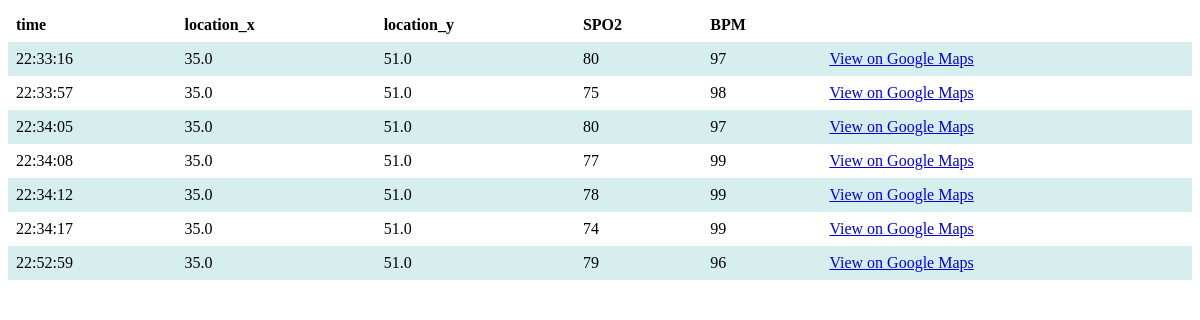
Page /table/ on the earlier database version.
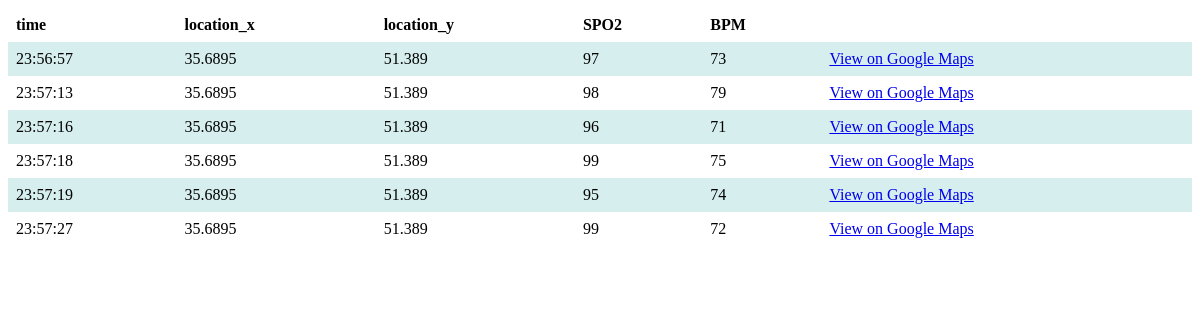
Same page on the later database version.
### app/models.py (models this page shows, shortened)
class HealthHistory(models.Model):
	location_x = models.FloatField()
	location_y = models.FloatField()
	SPO2 = models.IntegerField(default=0)
	BPM = models.IntegerField(default=0)
	created_at = models.DateTimeField(auto_now_add=True, auto_now=False, null=True)

### app/views.py (the view)
def table_view(request):
    health_history_data = HealthHistory.objects.all()
    context = {'health_history': health_history_data}
    return render(request, 'table_conventional.html', context)

### app/templates/table_conventional.html (shortened to what this page needs)
<!DOCTYPE html>
<html lang="en">
<head>
</head>
<body>
    <table id="majid">
        <tr>
            <th>time</th>
            <th>location_x</th>
            <th>location_y</th>
            <th>SPO2</th>
            <th>BPM</th>
        </tr>
        {% for entry in health_history %}
            <tr>
                <td>{{ entry.created_at|date:"H:i:s" }}</td>
                <td>{{ entry.location_x }}</td>
                <td>{{ entry.location_y }}</td>
                <td>{{ entry.SPO2 }}</td>
                <td>{{ entry.BPM }}</td>
                <td><a href="https://www.google.com/maps/search/?api=1&query={{ entry.location_x }},{{ entry.location_y }}" target="_blank">View on Google Maps</a></td>
            </tr>
        {% endfor %}
    </table>
</body>
</html>

### app/templates/table_conventional.html (style rules this page uses)
table { border-collapse: collapse; width: 100%; }
th, td { text-align: left; padding: 8px; }
tr:nth-child(even) { background-color: #D6EEEE; }

Differences in the rows shown:
removed HealthHistory: created_at "22:33:16", location_x "35.0", location_y "51.0", SPO2 "80", BPM "97"
removed HealthHistory: created_at "22:33:57", location_x "35.0", location_y "51.0", SPO2 "75", BPM "98"
removed HealthHistory: created_at "22:34:05", location_x "35.0", location_y "51.0", SPO2 "80", BPM "97"
removed HealthHistory: created_at "22:34:08", location_x "35.0", location_y "51.0", SPO2 "77", BPM "99"
removed HealthHistory: created_at "22:34:12", location_x "35.0", location_y "51.0", SPO2 "78", BPM "99"
removed HealthHistory: created_at "22:34:17", location_x "35.0", location_y "51.0", SPO2 "74", BPM "99"
removed HealthHistory: created_at "22:52:59", location_x "35.0", location_y "51.0", SPO2 "79", BPM "96"
added HealthHistory: created_at "23:56:57", location_x "35.6895", location_y "51.389", SPO2 "97", BPM "73"
added HealthHistory: created_at "23:57:13", location_x "35.6895", location_y "51.389", SPO2 "98", BPM "79"
added HealthHistory: created_at "23:57:16", location_x "35.6895", location_y "51.389", SPO2 "96", BPM "71"
added HealthHistory: created_at "23:57:18", location_x "35.6895", location_y "51.389", SPO2 "99", BPM "75"
added HealthHistory: created_at "23:57:19", location_x "35.6895", location_y "51.389", SPO2 "95", BPM "74"
added HealthHistory: created_at "23:57:27", location_x "35.6895", location_y "51.389", SPO2 "99", BPM "72"
